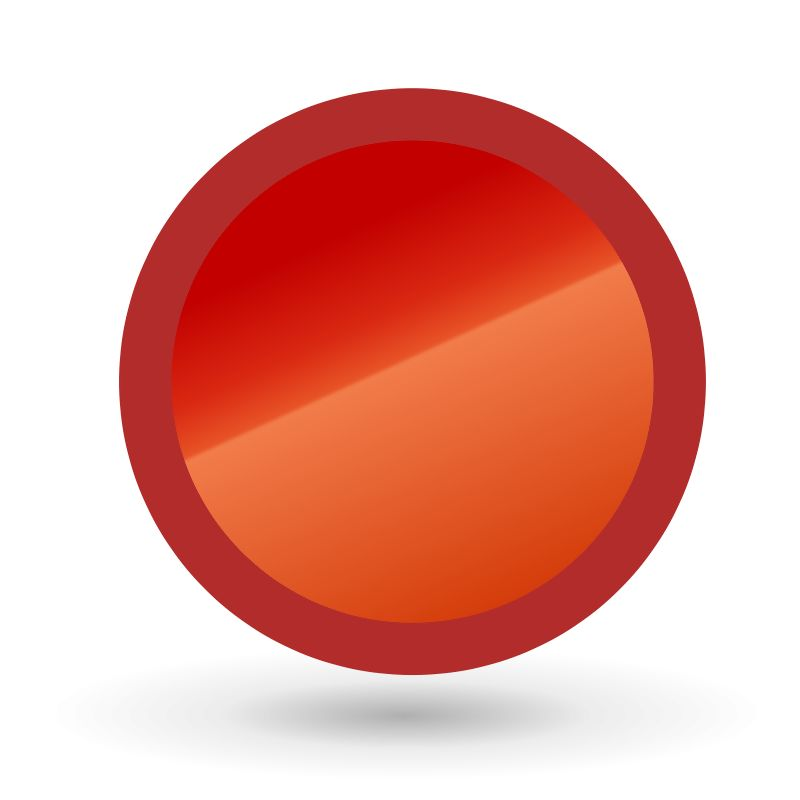
#> input picture timg.jpg, 800 x 800 px, given in place of the camera
$ jupyter execute Text_OpenCV_6.ipynb   (older library calls are emulated)   (text cells are left out)
#> lines starting #> are read from the running program, lines starting #| are printed output that depends on the picture; after the words box and inside, x2 and y2 are one past the last pixel; in counts of white or black regions, pixels touching at a corner belong together
[cell 1]
import cv2
import numpy as np

[cell 2]
cap = cv2.VideoCapture(0)

while True:
    ret,im = cap.read()
#> im is the input picture: shape (800, 800, 3); mean B, G, R 160.4, 170.3, 232.5

    pri = np.zeros(im.shape[:2])

    hsv = cv2.cvtColor(im,cv2.COLOR_BGR2HSV)
#> hsv: shape (800, 800, 3); mean H, S, V 5.8, 89.2, 232.5

    lower_red=np.array([160,110,170])
    upper_red=np.array([180,255,255])

    maskR = cv2.inRange(hsv,lower_red,upper_red)
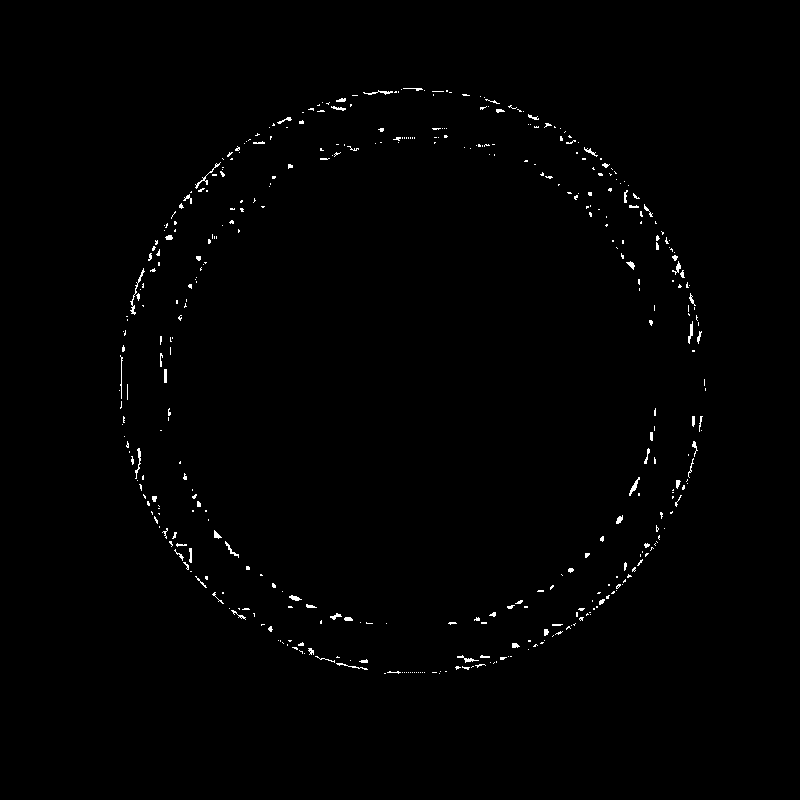
#> maskR: shape (800, 800); 0.73% white in thin lines or dots, all inside (x1, y1, x2, y2) = (119, 88, 706, 674)
    res = cv2.bitwise_and(im,im,mask=maskR)
    cv2.imshow("res",res)

    gray = cv2.cvtColor(res,cv2.COLOR_BGR2GRAY)
    cv2.imshow("gray",gray)

    #ret,thresh = cv2.threshold(res,127,255,cv2.THRESH_TOZERO)
    ret,thresh = cv2.threshold(gray,1,1,cv2.THRESH_TOZERO)
    image,contours,hierarchy = cv2.findContours(thresh,cv2.RETR_TREE,cv2.CHAIN_APPROX_SIMPLE)
#> contours = 443 contours, 421 with area under 20; largest, box (x1, y1, x2, y2) and area: (130, 268, 145, 315) 46, (629, 477, 640, 496) 42, (195, 162, 221, 189) 33, (688, 321, 693, 344) 32, (135, 448, 141, 479) 32
    # [6 lines of commented-out code are left out]
    img = cv2.drawContours(pri,contours,-1,(255,255,255),1)
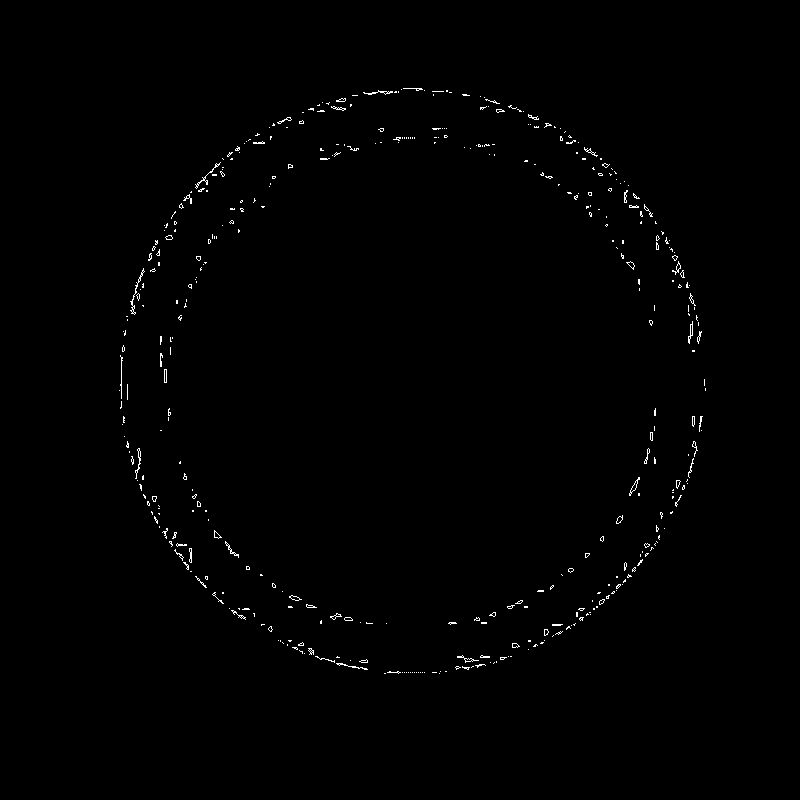
#> img: shape (800, 800) float64; 0.62% white in thin lines or dots, all inside (x1, y1, x2, y2) = (119, 88, 706, 674)
    #cv2.circle(img,ellipse,1,(255,255,255),-1)
    cv2.imshow("video",img)

    if cv2.waitKey(1) &0xFF == ord("q"):
#> (key q is pressed here)
        break

cap.release()
cv2.destroyAllWindows()

[cell 3]
import cv2
import matplotlib.pyplot as plt

img = cv2.imread('RGB.jpg',0) #直接读为灰度图像
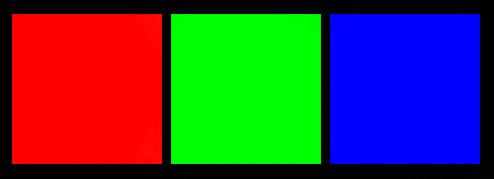
#> input picture RGB.jpg, 494 x 179 px
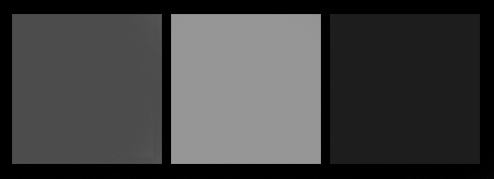
#> img: shape (179, 494); min 0, max 159, mean 64.9

#二值化
ret,thresh1 = cv2.threshold(img,1,255,cv2.THRESH_BINARY)
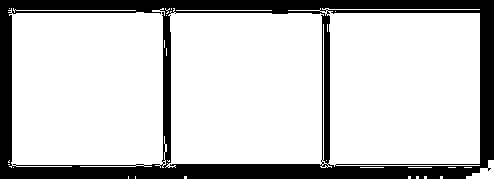
#> thresh1: shape (179, 494); 79% white; 1 black region, box (x1, y1, x2, y2) and area: (0, 0, 494, 179) 18570

ret,thresh2 = cv2.threshold(img,127,255,cv2.THRESH_BINARY_INV)
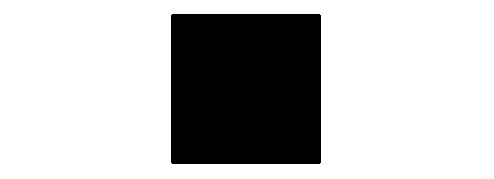
#> thresh2: shape (179, 494); 74.6% white; 1 black region, box (x1, y1, x2, y2) and area: (171, 14, 321, 164) 22496
ret,thresh3 = cv2.threshold(img,127,255,cv2.THRESH_TRUNC)
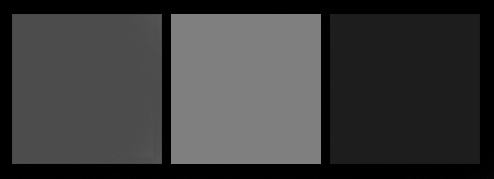
#> thresh3: shape (179, 494); min 0, max 127, mean 59.2
ret,thresh4 = cv2.threshold(img,127,255,cv2.THRESH_TOZERO)
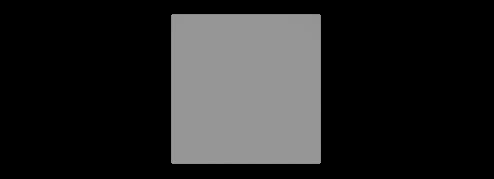
#> thresh4: shape (179, 494); min 0, max 159, mean 38.1
ret,thresh5 = cv2.threshold(img,127,255,cv2.THRESH_TOZERO_INV)
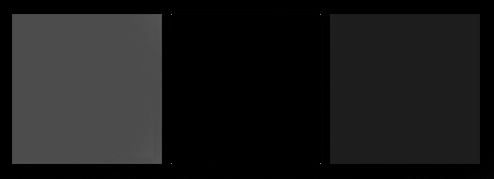
#> thresh5: shape (179, 494); min 0, max 127, mean 26.9
titles = ['img','BINARY','BINARY_INV','TRUNC','TOZERO','TOZERO_INV']
images = [img,thresh1,thresh2,thresh3,thresh4,thresh5]
for i in range(6):
    plt.subplot(2,3,i+1),plt.imshow(images[i],'gray')
    plt.title(titles[i])
    plt.xticks([]),plt.yticks([])
plt.show()

[cell 4]
hierarchy
#> Out = 443 rows, first 6: [1, -1, -1, -1], [2, 0, -1, -1], [3, 1, -1, -1], [4, 2, -1, -1], [5, 3, -1, -1], [6, 4, -1, -1]
